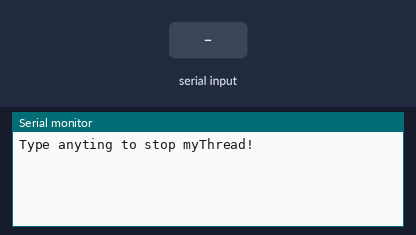
The sketch below on a simulated Arduino Uno, built with avr-gcc and run on an emulated ATmega328P. Parts: the last lines printed to the serial monitor. The test bench sets the inputs (shaded band).

Above: at 1.2 s.
1.3 s: "1" received over Serial
At 2.5 s:
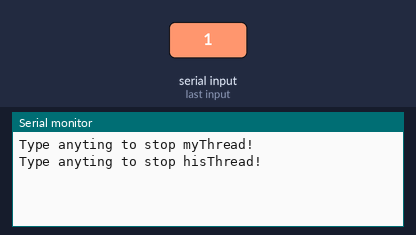
2.8 s: "0" received over Serial
At 3.8 s:
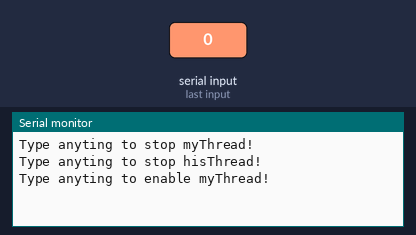
4.3 s: "2" received over Serial
At 5.0 s:
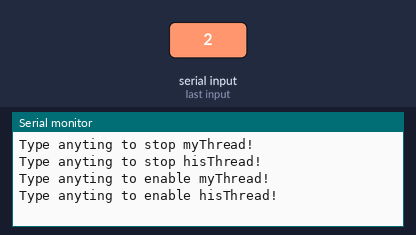

The sketch:

thread_Timer_control.ino
```cpp
#include <Thread.h>
#include <ThreadController.h>

/*
  This example, requires a Timer Interrupt Library.
  If you are using Arduino NANO, UNO... (with ATmega168/328)
    Please go to: http://playground.arduino.cc/code/timer1
  If you are using Arduino DUE,
    Please go to: https://github.com/ivanseidel/DueTimer
  Include the library corresponding to your Arduino.
*/
// #include <DueTimer.h>
// #include <TimerOne.h>

// ThreadController that will controll all threads
ThreadController controll = ThreadController();

//My Thread
Thread myThread = Thread();
//His Thread
Thread hisThread = Thread();

// callback for myThread
void myThreadCallback(){
  Serial.println("myThread\t\tcallback");
}

// callback for hisThread
void hisThreadCallback(){
  Serial.println("\thisThread\tcallback");
}

// This is the callback for the Timer
void timerCallback(){
  controll.run();
}

void setup(){
  Serial.begin(9600);

  // Configure myThread
  myThread.onRun(myThreadCallback);
  myThread.setInterval(500);

  // Configure myThread
  hisThread.onRun(hisThreadCallback);
  hisThread.setInterval(200);

  // Adds both threads to the controller
  controll.add(&myThread); // & to pass the pointer to it
  controll.add(&hisThread);

  /*
    If using DueTimer...
  */
  // Timer1.attachInterrupt(timerCallback).start(20000);

  /*
    If using TimerOne...
  */
  // Timer1.initialize(20000);
  // Timer1.attachInterrupt(timerCallback);
  // Timer1.start();
}

void waitSerial(){
  while (!Serial.available());
  delay(10);
    while (Serial.available() && Serial.read());
}

void loop(){
  while(1){
    noInterrupts(); // Call to disable interrupts
    Serial.println("Type anyting to stop myThread!");
    interrupts(); // Call to enable interrupts
    waitSerial();
    myThread.enabled = false;

    noInterrupts();
    Serial.println("Type anyting to stop hisThread!");
    interrupts();
    waitSerial();
    hisThread.enabled = false;

    noInterrupts();
    Serial.println("Type anyting to enable myThread!");
    interrupts();
    waitSerial();
    myThread.enabled = true;

    noInterrupts();
    Serial.println("Type anyting to enable hisThread!");
    interrupts();
    waitSerial();
    hisThread.enabled = true;

  }
}
```

Measured:
- after the input at 1.3 s, the serial monitor: prints a new line at once (image 1)
- after the input at 2.8 s, the serial monitor: prints a new line at once (image 2)
- after the input at 4.3 s, the serial monitor: prints a new line at once (image 3)
